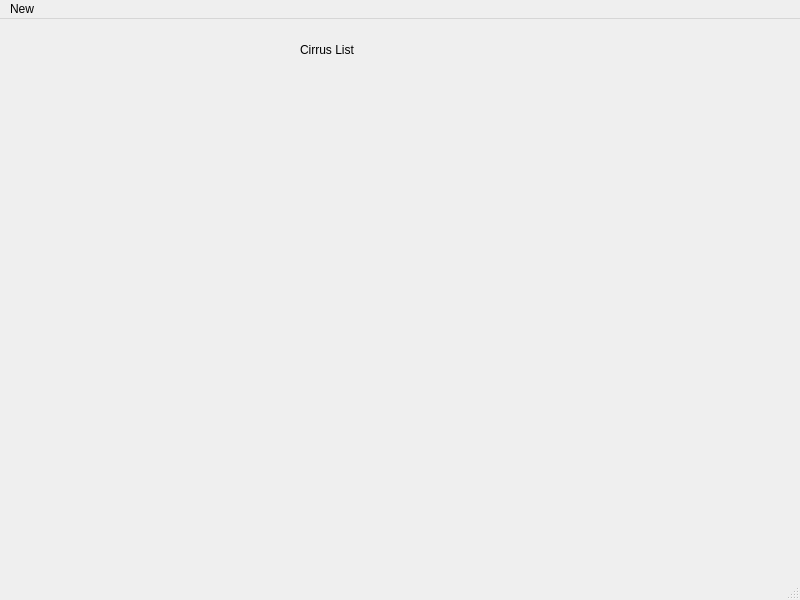
<?xml version="1.0" encoding="UTF-8"?>
<ui version="4.0">
 <class>MainWindow</class>
 <widget class="QMainWindow" name="MainWindow">
  <property name="geometry">
   <rect>
    <x>0</x>
    <y>0</y>
    <width>800</width>
    <height>600</height>
   </rect>
  </property>
  <property name="windowTitle">
   <string>MainWindow</string>
  </property>
  <widget class="QWidget" name="centralwidget">
   <widget class="QLabel" name="labelTitle">
    <property name="geometry">
     <rect>
      <x>300</x>
      <y>0</y>
      <width>141</width>
      <height>61</height>
     </rect>
    </property>
    <property name="text">
     <string>Cirrus List</string>
    </property>
   </widget>
  </widget>
  <widget class="QMenuBar" name="menubar">
   <property name="geometry">
    <rect>
     <x>0</x>
     <y>0</y>
     <width>800</width>
     <height>26</height>
    </rect>
   </property>
   <widget class="QMenu" name="menuNew">
    <property name="title">
     <string>New</string>
    </property>
   </widget>
   <addaction name="menuNew"/>
  </widget>
  <widget class="QStatusBar" name="statusbar"/>
 </widget>
 <resources/>
 <connections/>
</ui>
